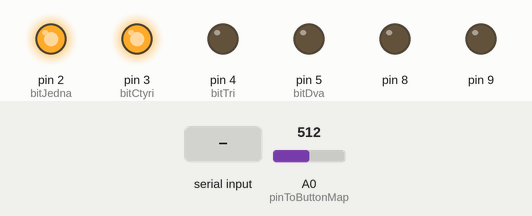
The sketch below on a simulated Arduino Leonardo, built with avr-gcc and run on an emulated ATmega32U4. Shown: output pins drawn as LEDs (lit = HIGH). Inputs (shaded band) come from the test bench; at power-on: A0 (pinToButtonMap) = 512. USB keyboard and mouse output is not drawn.

Above: at 10.2 s.
10.3 s: byte 58 (58) received over Serial
At 11.4 s:
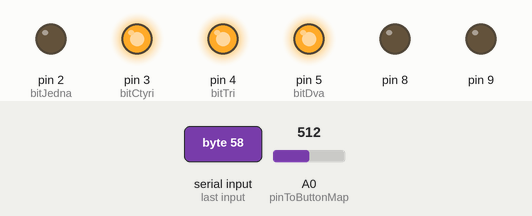
11.8 s: "0" received over Serial
At 12.6 s:
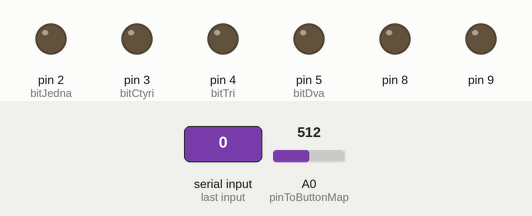
13.3 s: "1" received over Serial
At 13.7 s:
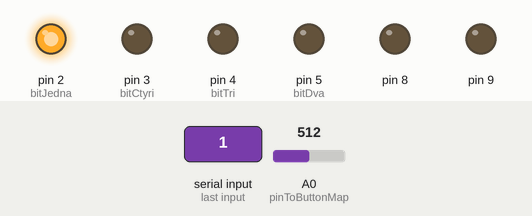
Timing chart, 0 to 16.3 s (numbered marks = the images above; inputs shaded):
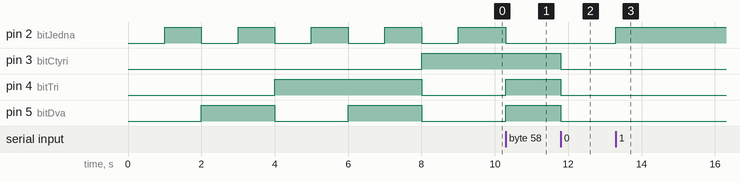

Measured:
- after the input at 10.3 s, pin 2 (bitJedna): HIGH → LOW at once; pin 4 (bitTri), pin 5 (bitDva): LOW → HIGH at once
- after the input at 11.8 s, pin 3 (bitCtyri), pin 4 (bitTri), pin 5 (bitDva): HIGH → LOW at once
- after the input at 13.3 s, pin 2 (bitJedna): LOW → HIGH at once

The sketch:

auto.ino
```cpp
#include <Joystick.h>
 int bitJedna = 2;
int bitDva = 5;
int bitTri = 4;
int bitCtyri = 3;
void setup()

{pinMode(A0, INPUT);
pinMode(9,OUTPUT);
pinMode(8,OUTPUT);
 digitalWrite(9,LOW);
  digitalWrite(8,LOW);
   Joystick.begin();
     Serial.begin(9600);
  pinMode(bitJedna, OUTPUT);
  pinMode(bitDva, OUTPUT);
  pinMode(bitTri, OUTPUT);
  pinMode(bitCtyri, OUTPUT);

    digitalWrite(bitJedna, LOW);
  digitalWrite(bitDva, LOW);
  digitalWrite(bitTri, LOW);
  digitalWrite(bitCtyri, LOW);
  delay(1000);
          digitalWrite(bitJedna, HIGH);
digitalWrite(bitDva, LOW);
digitalWrite(bitTri, LOW);
digitalWrite(bitCtyri, LOW);
delay(1000);
        digitalWrite(bitJedna, LOW);
digitalWrite(bitDva, HIGH);
digitalWrite(bitTri, LOW);
digitalWrite(bitCtyri, LOW);
delay(1000);
            digitalWrite(bitJedna, HIGH);
digitalWrite(bitDva, HIGH);
digitalWrite(bitTri, LOW);
digitalWrite(bitCtyri, LOW);
delay(1000);
        digitalWrite(bitJedna, LOW);
digitalWrite(bitDva, LOW);
digitalWrite(bitTri, HIGH);
digitalWrite(bitCtyri, LOW);
delay(1000);
        digitalWrite(bitJedna, HIGH);
digitalWrite(bitDva, LOW);
digitalWrite(bitTri, HIGH);
digitalWrite(bitCtyri, LOW);
 delay(1000);
digitalWrite(bitJedna, LOW);
digitalWrite(bitDva, HIGH);
digitalWrite(bitTri, HIGH);
digitalWrite(bitCtyri, LOW);
delay(1000);
        digitalWrite(bitJedna, HIGH);
digitalWrite(bitDva, HIGH);
digitalWrite(bitTri, HIGH);
digitalWrite(bitCtyri, LOW);
   delay(1000);
        digitalWrite(bitJedna, LOW);
digitalWrite(bitDva, LOW);
digitalWrite(bitTri, LOW);
digitalWrite(bitCtyri, HIGH);
   delay(1000);
        digitalWrite(bitJedna, HIGH);
digitalWrite(bitDva, LOW);
digitalWrite(bitTri, LOW);
digitalWrite(bitCtyri, HIGH);}

const int pinToButtonMap = A0;

void loop()

{int pot = analogRead(A0);
Joystick.releaseButton(1);
Joystick.releaseButton(2);
int mapped = map(pot,0,1023,0,255);
{Joystick.setThrottle(mapped);}
  if(digitalRead(8) == HIGH){
  Joystick.pressButton(1);
  }
  if(digitalRead(9) == HIGH){
  Joystick.pressButton(2);
  }
  Serial.flush();
  if(Serial.available()){
  switch(Serial.read()){
    case 48:
  digitalWrite(bitJedna, LOW);
  digitalWrite(bitDva, LOW);
  digitalWrite(bitTri, LOW);
  digitalWrite(bitCtyri, LOW);
    break;
        case 49: //1
        digitalWrite(bitJedna, HIGH);
digitalWrite(bitDva, LOW);
digitalWrite(bitTri, LOW);
digitalWrite(bitCtyri, LOW);
    break;
            case 50: //2
        digitalWrite(bitJedna, LOW);
digitalWrite(bitDva, HIGH);
digitalWrite(bitTri, LOW);
digitalWrite(bitCtyri, LOW);
    break;
            case 51: //3
            digitalWrite(bitJedna, HIGH);
digitalWrite(bitDva, HIGH);
digitalWrite(bitTri, LOW);
digitalWrite(bitCtyri, LOW);
    break;
            case 52: //4
        digitalWrite(bitJedna, LOW);
digitalWrite(bitDva, LOW);
digitalWrite(bitTri, HIGH);
digitalWrite(bitCtyri, LOW);
    break;
            case 53: //5
        digitalWrite(bitJedna, HIGH);
digitalWrite(bitDva, LOW);
digitalWrite(bitTri, HIGH);
digitalWrite(bitCtyri, LOW);
    break;
            case 54: //6
digitalWrite(bitJedna, LOW);
digitalWrite(bitDva, HIGH);
digitalWrite(bitTri, HIGH);
digitalWrite(bitCtyri, LOW);
    break;
            case 55:
        digitalWrite(bitJedna, HIGH);
digitalWrite(bitDva, HIGH);
digitalWrite(bitTri, HIGH);
digitalWrite(bitCtyri, LOW);
    break;
            case 56:
        digitalWrite(bitJedna, LOW);
digitalWrite(bitDva, LOW);
digitalWrite(bitTri, LOW);
digitalWrite(bitCtyri, HIGH);
    break;
            case 57:
        digitalWrite(bitJedna, HIGH);
digitalWrite(bitDva, LOW);
digitalWrite(bitTri, LOW);
digitalWrite(bitCtyri, HIGH);

    break;
            case 58:
        digitalWrite(bitJedna, LOW);
digitalWrite(bitDva, HIGH);
digitalWrite(bitTri, HIGH);
digitalWrite(bitCtyri, HIGH);
    break;

}}}
```
